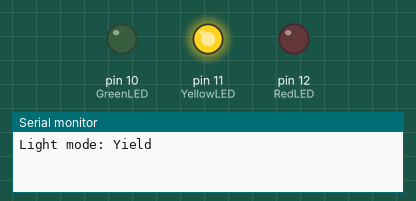
A sketch run on a simulated Arduino Uno, built with avr-gcc and run on an emulated ATmega328P. On the bench: output pins drawn as LEDs (lit = HIGH), the last lines printed to the serial monitor.

Above: at 0.5 s.
At 2.0 s:
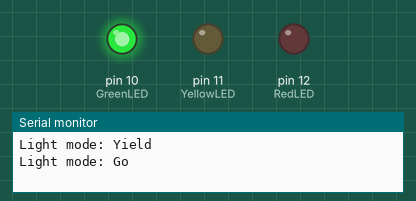
At 4.0 s:
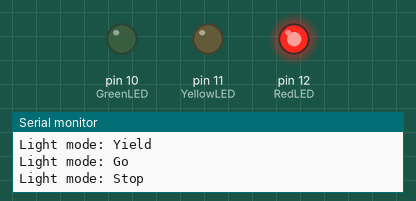
Timing chart, 0 to 6.5 s (numbered marks = the images above):
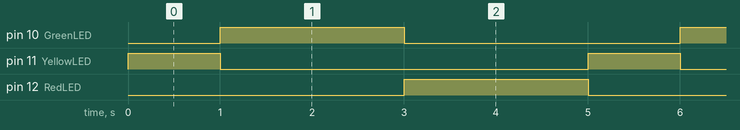

Measured:
- by itself, pin 10 (GreenLED), pin 12 (RedLED): alternates HIGH for 2.0 s and LOW for 3.0 s
- by itself, pin 11 (YellowLED): alternates HIGH for 1.0 s and LOW for 4.0 s
- by itself, everything shown: repeats every 5.0 s, in 3 steps

The sketch:

traffic_lights.ino
```cpp
int GreenLED=10;
int YellowLED=11;
int RedLED=12;

void setup()
{
  pinMode(GreenLED, OUTPUT);
  pinMode(YellowLED, OUTPUT);
  pinMode(RedLED, OUTPUT);

  digitalWrite(GreenLED, LOW);
  digitalWrite(YellowLED, LOW);
  digitalWrite(RedLED, LOW);

  Serial.begin(9600);
}

void loop()
{
  // Yield mode
  digitalWrite(GreenLED, LOW);
  digitalWrite(YellowLED, HIGH);
  digitalWrite(RedLED, LOW);
  Serial.println("Light mode: Yield");
  delay(1000);

  // Go mode
  digitalWrite(GreenLED, HIGH);
  digitalWrite(YellowLED, LOW);
  digitalWrite(RedLED, LOW);
  Serial.println("Light mode: Go");
  delay(2000);

  // Stop mode
  digitalWrite(GreenLED, LOW);
  digitalWrite(YellowLED, LOW);
  digitalWrite(RedLED, HIGH);
  Serial.println("Light mode: Stop");
  delay(2000);
}
```
